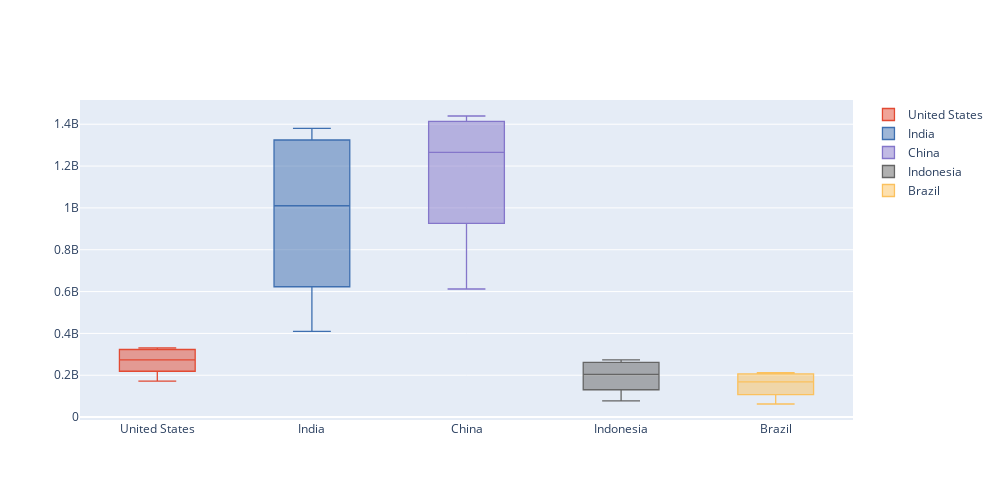

Here is the notebook cell this chart was saved with:
### Code cell
df_pivot.iplot(kind='box', yTitle='Population',layout=layout1)
